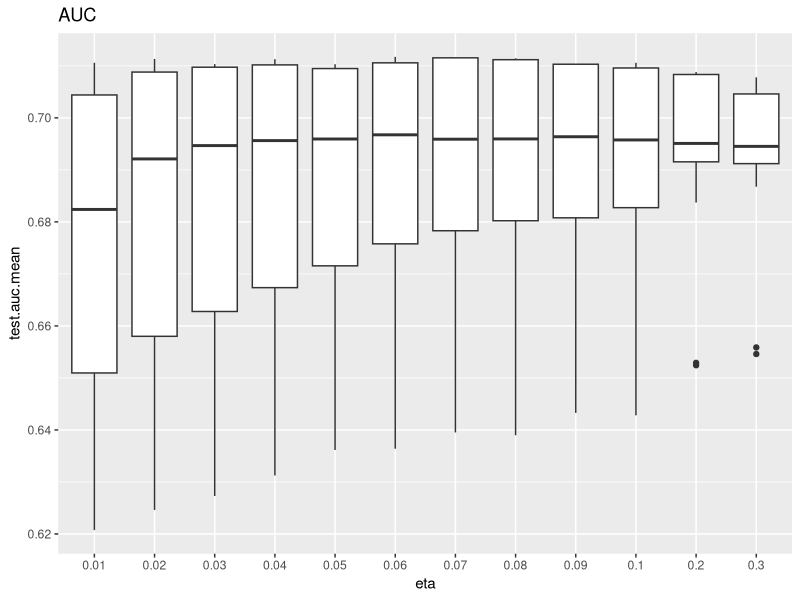
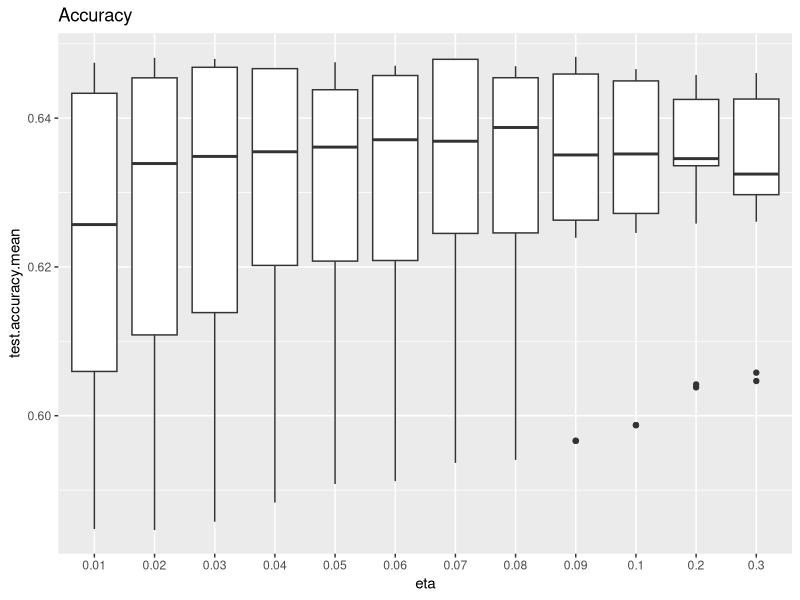
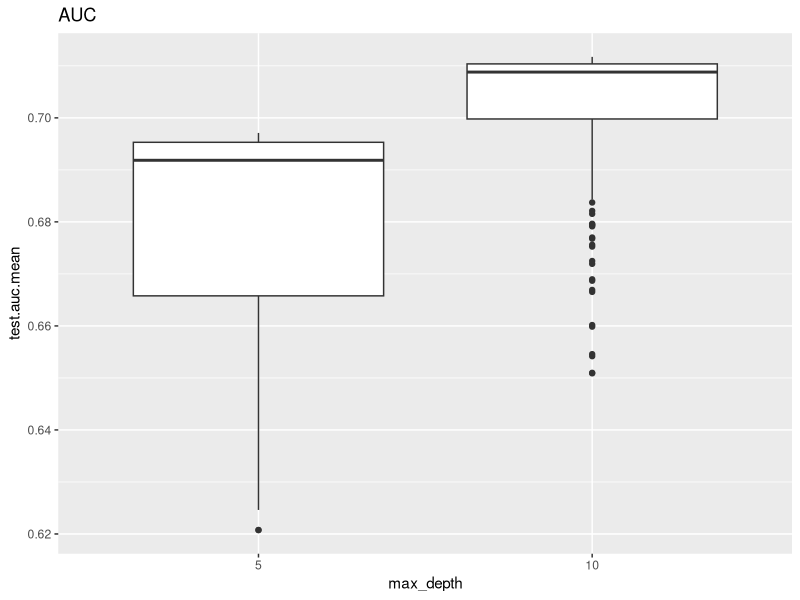
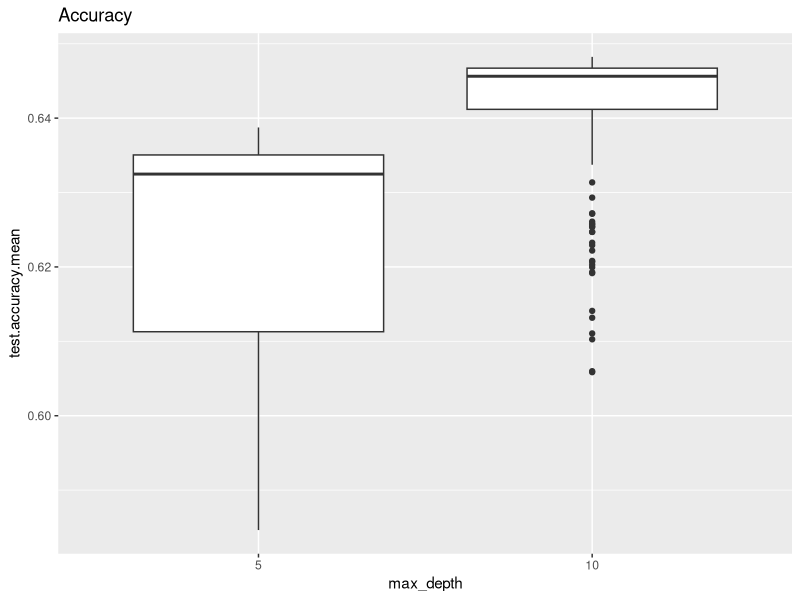

Generate these figures, in order, with R:
library(ggplot2)
library(reshape)

scores <- read.csv(file="scores.csv")
dim(scores)
colnames(scores)

a <- aggregate(.~eta, data = scores, mean)
a[order(a$test.error.mean),]

scores$eta <- as.factor(scores$eta)
scores$max_depth <- as.factor(scores$max_depth)

scores$test.accuracy.mean <- 1-scores$test.error.mean

ggplot(scores, aes(eta, test.auc.mean)) + geom_boxplot() + ggtitle("AUC")
ggplot(scores, aes(eta, test.accuracy.mean)) + geom_boxplot() + ggtitle("Accuracy")

ggplot(scores, aes(max_depth, test.auc.mean)) + geom_boxplot() + ggtitle("AUC")
ggplot(scores, aes(max_depth, test.accuracy.mean)) + geom_boxplot() + ggtitle("Accuracy")


# png('plot_accuracy_eta.png')
# ggplot(scores, aes(eta, test.accuracy.mean)) + geom_boxplot() + ggtitle("Accuracy")
# dev.off()
